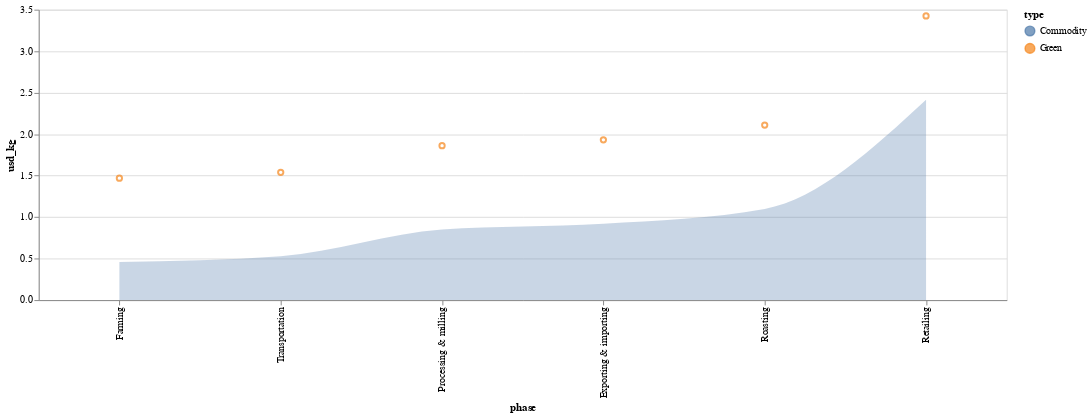

The code cell stored with this chart in its notebook:
### Code cell
base1 = alt.Chart(df_g).encode(
    x=alt.Y('phase:O', sort=order),
    y="usd_kg:Q",
    color="type:N"
).properties(width=1000, height=300)

base1.mark_point() + base.mark_area(interpolate='monotone', opacity=0.3)

### Figure 1 — Vega-Lite specification as saved in the notebook (floating-point values rounded to 4 significant figures)
{"config": {"view": {"continuousWidth": 400, "continuousHeight": 300}}, "layer": [{"data": {"name": "data-beb6064d026918ba032c673c2087ce2e"}, "mark": "point", "encoding": {"color": {"type": "nominal", "field": "type"}, "x": {"type": "ordinal", "field": "phase", "sort": ["Farming", "Transportation", "Processing & milling", "Exporting & importing", "Roasting", "Retailing"]}, "y": {"type": "quantitative", "field": "usd_kg"}}, "height": 300, "width": 1000}, {"data": {"name": "data-e72b1a55c7af489b9defc1f1e7c5089b"}, "mark": {"type": "area", "interpolate": "monotone", "opacity": 0.3}, "encoding": {"color": {"type": "nominal", "field": "type"}, "x": {"type": "ordinal", "field": "phase", "sort": ["Farming", "Transportation", "Processing & milling", "Exporting & importing", "Roasting", "Retailing"]}, "y": {"type": "quantitative", "field": "usd_kg"}}, "height": 300, "width": 1000}], "$schema": "https://vega.github.io/schema/vega-lite/v4.8.1.json", "datasets": {"data-beb6064d026918ba032c673c2087ce2e": [{"phase": "Farming", "usd_kg": 1.47, "type": "Green"}, {"phase": "Transportation", "usd_kg": 1.54, "type": "Green"}, {"phase": "Processing & milling", "usd_kg": 1.861, "type": "Green"}, {"phase": "Exporting & importing", "usd_kg": 1.931, "type": "Green"}, {"phase": "Roasting", "usd_kg": 2.109, "type": "Green"}, {"phase": "Retailing", "usd_kg": 3.425, "type": "Green"}], "data-e72b1a55c7af489b9defc1f1e7c5089b": [{"phase": "Farming", "usd_kg": 0.4581, "type": "Commodity"}, {"phase": "Transportation", "usd_kg": 0.5284, "type": "Commodity"}, {"phase": "Processing & milling", "usd_kg": 0.8492, "type": "Commodity"}, {"phase": "Exporting & importing", "usd_kg": 0.9196, "type": "Commodity"}, {"phase": "Roasting", "usd_kg": 1.098, "type": "Commodity"}, {"phase": "Retailing", "usd_kg": 2.413, "type": "Commodity"}]}}
